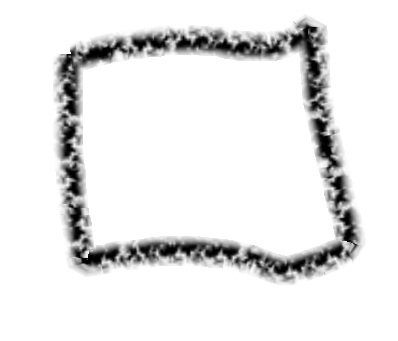
#> input picture shape.jpg, 398 x 341 px
$ python pr8.1.py
#> lines starting #> are read from the running program, lines starting #| are printed output that depends on the picture; after the words box and inside, x2 and y2 are one past the last pixel; in counts of white or black regions, pixels touching at a corner belong together
import cv2
import numpy as np
from matplotlib import image

# ---------- Load the image ----------
# image_path = 'C:\\Users\\LAB-112\\PycharmProjects\\PythonProject\\chandu\\morpho.png'  # Replace with your binary image
image_path = 'shape.jpg'
image = cv2.imread(image_path, cv2.IMREAD_GRAYSCALE)
#> image is the input picture: shape (341, 398); min 0, max 255, mean 232.2

if image is None:
    raise FileNotFoundError("Image not found. Check the path.")

# ---------- Threshold to ensure binary ----------
_, binary = cv2.threshold(image, 127, 255, cv2.THRESH_BINARY)
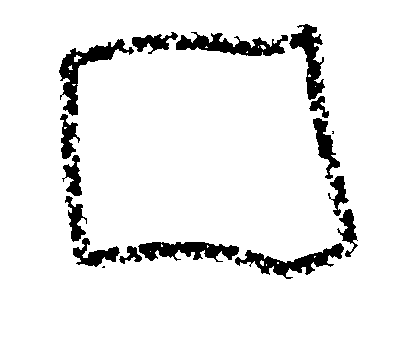
#> binary: shape (341, 398); 92.1% white; 17 black regions (2 under 20 px), largest, box (x1, y1, x2, y2) and area: (59, 39, 134, 116) 1438, (176, 32, 288, 56) 1361, (235, 243, 344, 279) 1330

# ---------- Define structuring element ----------
kernel = cv2.getStructuringElement(cv2.MORPH_RECT, (5,5))

# ---------- Erosion ----------
erosion = cv2.erode(binary, kernel, iterations=1)
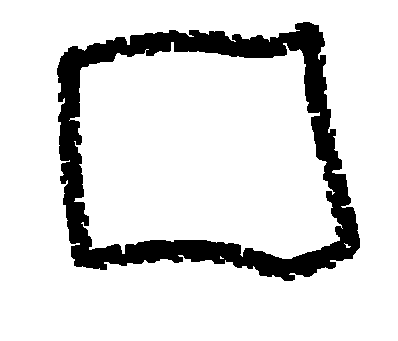
#> erosion: shape (341, 398); 86.5% white; 1 black region, box (x1, y1, x2, y2) and area: (57, 22, 360, 281) 18361

# ---------- Dilation ----------
dilation = cv2.dilate(binary, kernel, iterations=1)
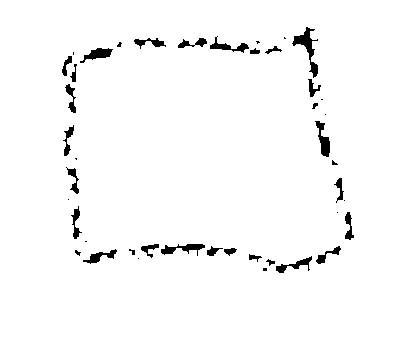
#> dilation: shape (341, 398); 97.3% white; 43 black regions (15 under 20 px), largest, box (x1, y1, x2, y2) and area: (292, 27, 318, 78) 393, (315, 121, 330, 157) 250, (161, 244, 205, 256) 241

# ---------- Opening (Erosion followed by Dilation) ----------
opening = cv2.morphologyEx(binary, cv2.MORPH_OPEN, kernel)
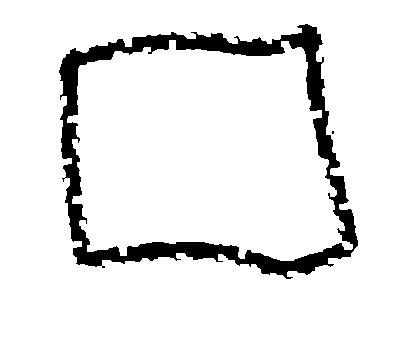
#> opening: shape (341, 398); 90.8% white; 2 black regions (1 under 20 px), largest, box (x1, y1, x2, y2) and area: (59, 24, 358, 279) 12417
# ---------- Closing (Dilation followed by Erosion) ----------
closing = cv2.morphologyEx(binary, cv2.MORPH_CLOSE, kernel)
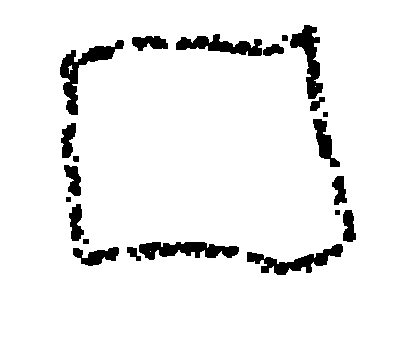
#> closing: shape (341, 398); 93.2% white; 22 black regions, largest, box (x1, y1, x2, y2) and area: (60, 40, 124, 115) 1275, (139, 242, 239, 260) 1145, (247, 244, 343, 275) 1107

# ---------- Display Results ----------
cv2.imshow("CS24070||Original Binary", binary)
cv2.imshow("CS24070|| Erosion", erosion)
cv2.imshow("Dilation", dilation)
cv2.imshow("Opening", opening)
cv2.imshow("Closing", closing)

cv2.waitKey(0)
cv2.destroyAllWindows()
